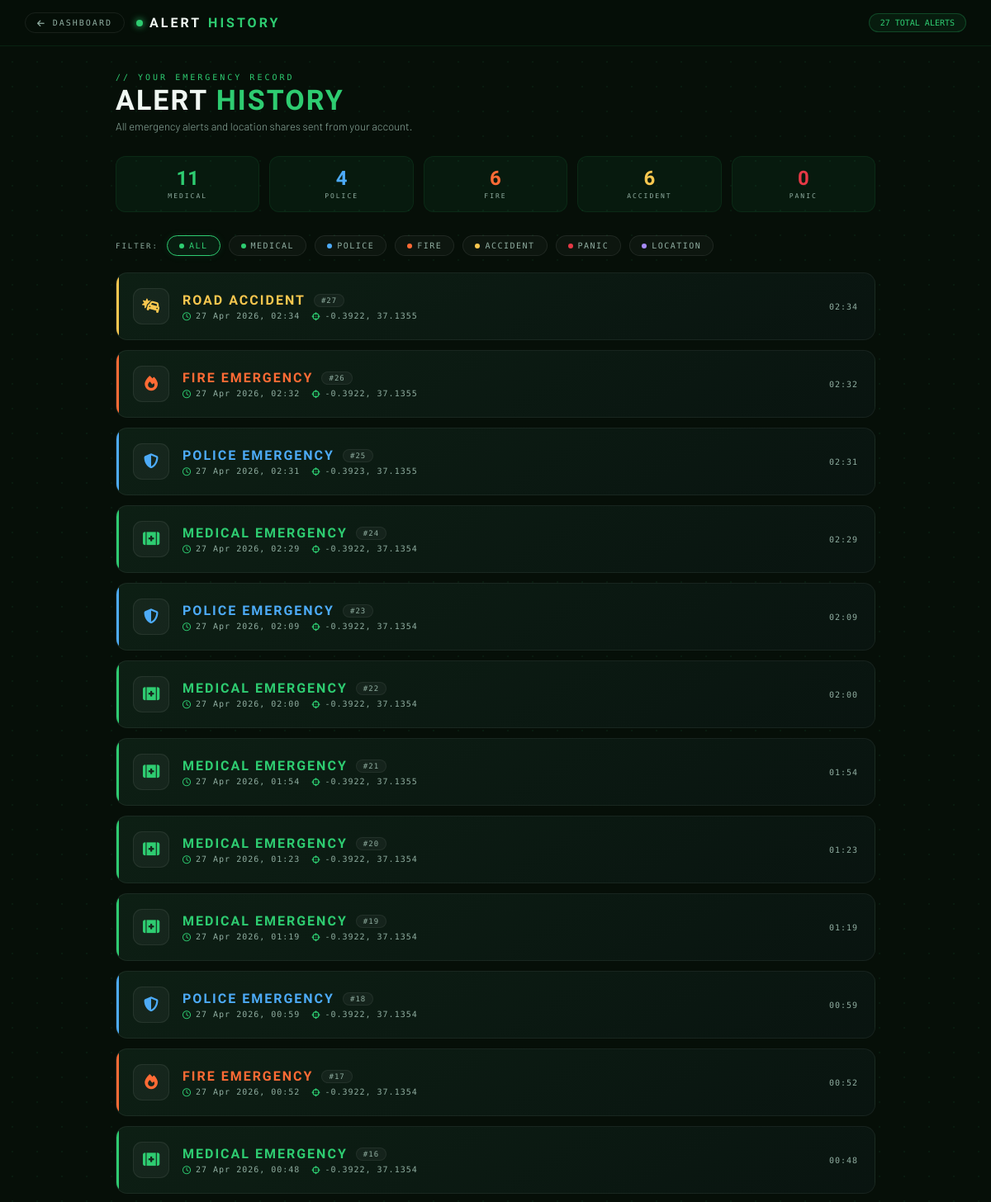
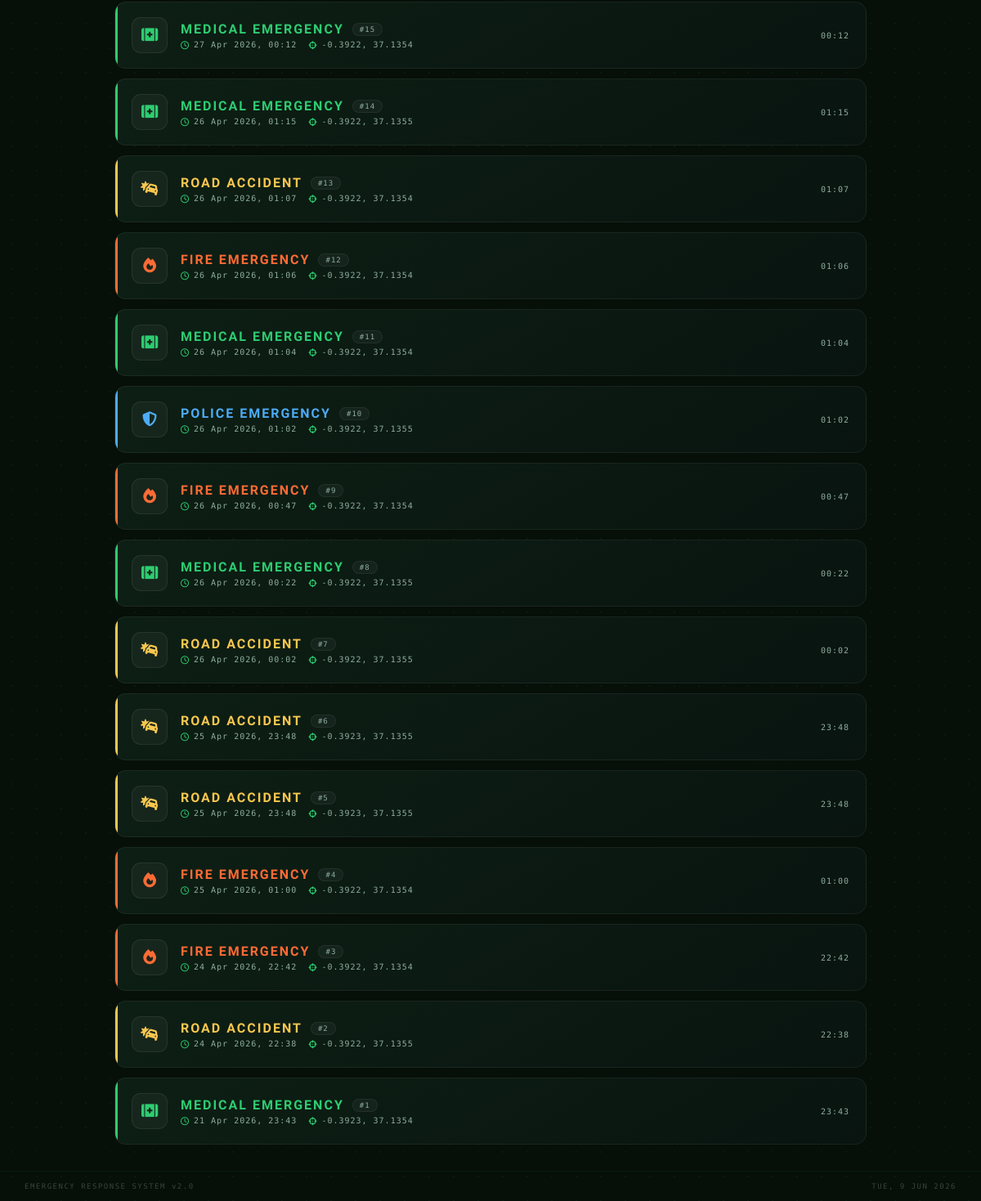
Screenshot of /alert_history (signed in) with the database file from the repository (2 pictures, top to bottom).
### app.py (models this page shows)
class Alert(db.Model):
    id         = db.Column(db.Integer, primary_key=True)
    user_id    = db.Column(db.Integer, nullable=False)
    alert_type = db.Column(db.String(50), nullable=False)
    latitude   = db.Column(db.String(50))
    longitude  = db.Column(db.String(50))
    status        = db.Column(db.String(20), default="pending")
    dispatched_to = db.Column(db.String(50))
    timestamp  = db.Column(
        db.DateTime,
        default=lambda: datetime.utcnow() + timedelta(hours=3)
    )

### app.py (the view)
@app.route('/alert_history')
@login_required
def alert_history():
    alerts = Alert.query.filter_by(user_id=session['user_id'])\
                        .order_by(Alert.timestamp.desc()).all()
    counts = {
        'medical':  sum(1 for a in alerts if a.alert_type == 'medical'),
        'police':   sum(1 for a in alerts if a.alert_type == 'police'),
        'fire':     sum(1 for a in alerts if a.alert_type == 'fire'),
        'accident': sum(1 for a in alerts if a.alert_type == 'accident'),
        'panic':    sum(1 for a in alerts if a.alert_type == 'panic'),
    }
    return render_template('alert_history.html', alerts=alerts, counts=counts)

### app.py (called while the page is built)
def login_required(f):
    @wraps(f)
    def decorated(*args, **kwargs):
        if 'user_id' not in session:
            flash("Please log in to continue.", "warning")
            return redirect(url_for('login'))
        return f(*args, **kwargs)
    return decorated

### frontend/templates/alert_history.html (shortened to what this page needs)
<!DOCTYPE html>
<html lang="en">
<head>
  <link rel="stylesheet" href="https://cdnjs.cloudflare.com/ajax/libs/font-awesome/6.5.0/css/all.min.css"/>
</head>
<body>
<div class="wrapper">
  <header>
    <div class="header-left">
      <a href="{{ url_for('dashboard') }}" class="back-btn">
        <i class="fa-solid fa-arrow-left"></i> Dashboard
      </a>
      <div class="page-badge">
        <div class="badge-dot"></div>
        Alert <span style="color:var(--green-bright);">History</span>
      </div>
    </div>
    <div class="total-pill">{{ alerts | length }} TOTAL ALERTS</div>
  </header>
  <main>
    <div class="page-title">
      <div class="page-title-sub">// Your Emergency Record</div>
      <h1>ALERT <span>HISTORY</span></h1>
      <p>All emergency alerts and location shares sent from your account.</p>
    </div>
    <div class="stats-row">
      <div class="stat-card">
        <div class="stat-number c-medical">{{ counts.medical }}</div>
        <div class="stat-label">Medical</div>
      </div>
      <div class="stat-card">
        <div class="stat-number c-police">{{ counts.police }}</div>
        <div class="stat-label">Police</div>
      </div>
      <div class="stat-card">
        <div class="stat-number c-fire">{{ counts.fire }}</div>
        <div class="stat-label">Fire</div>
      </div>
      <div class="stat-card">
        <div class="stat-number c-accident">{{ counts.accident }}</div>
        <div class="stat-label">Accident</div>
      </div>
      <div class="stat-card">
        <div class="stat-number c-panic">{{ counts.panic }}</div>
        <div class="stat-label">Panic</div>
      </div>
    </div>
    <div class="filter-bar">
      <span class="filter-label">Filter:</span>
      <div class="filter-btn active" style="--filter-color:var(--green-bright)" onclick="filterAlerts('all', this)">
        <div class="filter-dot"></div> All
      </div>
      <div class="filter-btn" style="--filter-color:var(--c-medical)" onclick="filterAlerts('medical', this)">
        <div class="filter-dot" style="background:var(--c-medical)"></div> Medical
      </div>
      <div class="filter-btn" style="--filter-color:var(--c-police)" onclick="filterAlerts('police', this)">
        <div class="filter-dot" style="background:var(--c-police)"></div> Police
      </div>
      <div class="filter-btn" style="--filter-color:var(--c-fire)" onclick="filterAlerts('fire', this)">
        <div class="filter-dot" style="background:var(--c-fire)"></div> Fire
      </div>
      <div class="filter-btn" style="--filter-color:var(--c-accident)" onclick="filterAlerts('accident', this)">
        <div class="filter-dot" style="background:var(--c-accident)"></div> Accident
      </div>
      <div class="filter-btn" style="--filter-color:var(--c-panic)" onclick="filterAlerts('panic', this)">
        <div class="filter-dot" style="background:var(--c-panic)"></div> Panic
      </div>
      <div class="filter-btn" style="--filter-color:var(--c-location-share)" onclick="filterAlerts('location_share', this)">
        <div class="filter-dot" style="background:var(--c-location-share)"></div> Location
      </div>
    </div>
    <div class="alert-list" id="alert-list">
      {% if alerts %}
        {% for alert in alerts %}
          {% if alert.alert_type == 'medical' %}
            {% set color = '#2ecc71' %} {% set icon = 'fa-kit-medical' %} {% set label = 'Medical Emergency' %}
          {% elif alert.alert_type == 'police' %}
            {% set color = '#4dabf7' %} {% set icon = 'fa-shield-halved' %} {% set label = 'Police Emergency' %}
          {% elif alert.alert_type == 'fire' %}
            {% set color = '#ff6b35' %} {% set icon = 'fa-fire' %} {% set label = 'Fire Emergency' %}
          {% elif alert.alert_type == 'accident' %}
            {% set color = '#f9c74f' %} {% set icon = 'fa-car-burst' %} {% set label = 'Road Accident' %}
          {% elif alert.alert_type == 'panic' %}
            {% set color = '#e63946' %} {% set icon = 'fa-bell' %} {% set label = 'Panic Alert' %}
          {% elif alert.alert_type == 'location_share' %}
            {% set color = '#a78bfa' %} {% set icon = 'fa-location-dot' %} {% set label = 'Location Shared' %}
          {% else %}
            {% set color = '#2ecc71' %} {% set icon = 'fa-circle-exclamation' %} {% set label = alert.alert_type | capitalize %}
          {% endif %}
          <div class="alert-card" style="--card-color:{{ color }};"
               data-type="{{ alert.alert_type }}">
            <div class="alert-icon-wrap">
              <i class="fa-solid {{ icon }}"></i>
            </div>
            <div class="alert-info">
              <div class="alert-type-row">
                <div class="alert-type-name">{{ label }}</div>
                <div class="alert-id">#{{ alert.id }}</div>
              </div>
              <div class="alert-meta">
                <div class="alert-meta-item">
                  <i class="fa-regular fa-clock"></i>
                  {{ alert.timestamp.strftime('%d %b %Y, %H:%M') }}
                </div>
                {% if alert.latitude and alert.longitude %}
                <div class="alert-meta-item">
                  <i class="fa-solid fa-crosshairs"></i>
                  {{ "%.4f"|format(alert.latitude|float) }}, {{ "%.4f"|format(alert.longitude|float) }}
                </div>
                {% else %}
                <div class="alert-meta-item">
                  <i class="fa-solid fa-location-slash"></i>
                  No location recorded
                </div>
                {% endif %}
              </div>
            </div>
            <div class="alert-actions">
              <div class="alert-time">{{ alert.timestamp.strftime('%H:%M') }}</div>
            </div>
          </div>
        {% endfor %}
      {% else %}
        <div class="empty-state">
          <div class="empty-icon"><i class="fa-solid fa-bell-slash"></i></div>
          <div class="empty-title">No Alerts Yet</div>
          <div class="empty-sub">Your emergency alerts will appear here</div>
        </div>
      {% endif %}
    </div>
  </main>
  <footer>
    <span>EMERGENCY RESPONSE SYSTEM v2.0</span>
    <span id="date-disp"></span>
  </footer>
</div>
</body>
</html>

### rows the page displays
Alert: label "ROAD ACCIDENT", id "27", timestamp "27 Apr 2026, 02:34", latitude "-0.3922", longitude "37.1355", timestamp "02:34"
Alert: label "FIRE EMERGENCY", id "26", timestamp "27 Apr 2026, 02:32", latitude "-0.3922", longitude "37.1355", timestamp "02:32"
Alert: label "POLICE EMERGENCY", id "25", timestamp "27 Apr 2026, 02:31", latitude "-0.3923", longitude "37.1355", timestamp "02:31"
Alert: label "MEDICAL EMERGENCY", id "24", timestamp "27 Apr 2026, 02:29", latitude "-0.3922", longitude "37.1354", timestamp "02:29"
Alert: label "POLICE EMERGENCY", id "23", timestamp "27 Apr 2026, 02:09", latitude "-0.3922", longitude "37.1354", timestamp "02:09"
Alert: label "MEDICAL EMERGENCY", id "22", timestamp "27 Apr 2026, 02:00", latitude "-0.3922", longitude "37.1354", timestamp "02:00"
Alert: label "MEDICAL EMERGENCY", id "21", timestamp "27 Apr 2026, 01:54", latitude "-0.3922", longitude "37.1355", timestamp "01:54"
Alert: label "MEDICAL EMERGENCY", id "20", timestamp "27 Apr 2026, 01:23", latitude "-0.3922", longitude "37.1354", timestamp "01:23"
Alert: label "MEDICAL EMERGENCY", id "19", timestamp "27 Apr 2026, 01:19", latitude "-0.3922", longitude "37.1354", timestamp "01:19"
Alert: label "POLICE EMERGENCY", id "18", timestamp "27 Apr 2026, 00:59", latitude "-0.3922", longitude "37.1354", timestamp "00:59"
Alert: label "FIRE EMERGENCY", id "17", timestamp "27 Apr 2026, 00:52", latitude "-0.3922", longitude "37.1354", timestamp "00:52"
Alert: label "MEDICAL EMERGENCY", id "16", timestamp "27 Apr 2026, 00:48", latitude "-0.3922", longitude "37.1354", timestamp "00:48"
Alert: label "MEDICAL EMERGENCY", id "15", timestamp "27 Apr 2026, 00:12", latitude "-0.3922", longitude "37.1354", timestamp "00:12"
Alert: label "MEDICAL EMERGENCY", id "14", timestamp "26 Apr 2026, 01:15", latitude "-0.3922", longitude "37.1355", timestamp "01:15"
Alert: label "ROAD ACCIDENT", id "13", timestamp "26 Apr 2026, 01:07", latitude "-0.3922", longitude "37.1354", timestamp "01:07"
Alert: label "FIRE EMERGENCY", id "12", timestamp "26 Apr 2026, 01:06", latitude "-0.3922", longitude "37.1354", timestamp "01:06"
Alert: label "MEDICAL EMERGENCY", id "11", timestamp "26 Apr 2026, 01:04", latitude "-0.3922", longitude "37.1354", timestamp "01:04"
Alert: label "POLICE EMERGENCY", id "10", timestamp "26 Apr 2026, 01:02", latitude "-0.3922", longitude "37.1355", timestamp "01:02"
Alert: label "FIRE EMERGENCY", id "9", timestamp "26 Apr 2026, 00:47", latitude "-0.3922", longitude "37.1354", timestamp "00:47"
Alert: label "MEDICAL EMERGENCY", id "8", timestamp "26 Apr 2026, 00:22", latitude "-0.3922", longitude "37.1355", timestamp "00:22"
Alert: label "ROAD ACCIDENT", id "7", timestamp "26 Apr 2026, 00:02", latitude "-0.3922", longitude "37.1355", timestamp "00:02"
Alert: label "ROAD ACCIDENT", id "6", timestamp "25 Apr 2026, 23:48", latitude "-0.3923", longitude "37.1355", timestamp "23:48"
Alert: label "ROAD ACCIDENT", id "5", timestamp "25 Apr 2026, 23:48", latitude "-0.3923", longitude "37.1355", timestamp "23:48"
Alert: label "FIRE EMERGENCY", id "4", timestamp "25 Apr 2026, 01:00", latitude "-0.3922", longitude "37.1354", timestamp "01:00"
Alert: label "FIRE EMERGENCY", id "3", timestamp "24 Apr 2026, 22:42", latitude "-0.3922", longitude "37.1354", timestamp "22:42"
Alert: label "ROAD ACCIDENT", id "2", timestamp "24 Apr 2026, 22:38", latitude "-0.3922", longitude "37.1355", timestamp "22:38"
Alert: label "MEDICAL EMERGENCY", id "1", timestamp "21 Apr 2026, 23:43", latitude "-0.3923", longitude "37.1354", timestamp "23:43"

### other values shown
{{ alerts | length }} "27"
{{ counts.medical }} "11"
{{ counts.police }} "4"
{{ counts.fire }} "6"
{{ counts.accident }} "6"
{{ counts.panic }} "0"
